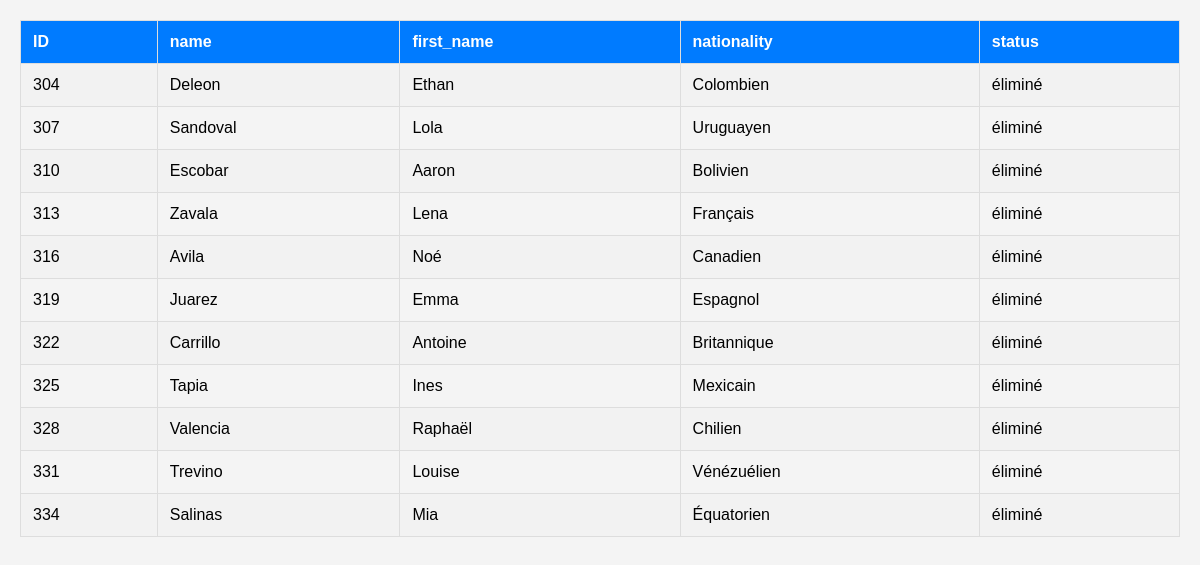
The app's page /run3.php, older data.
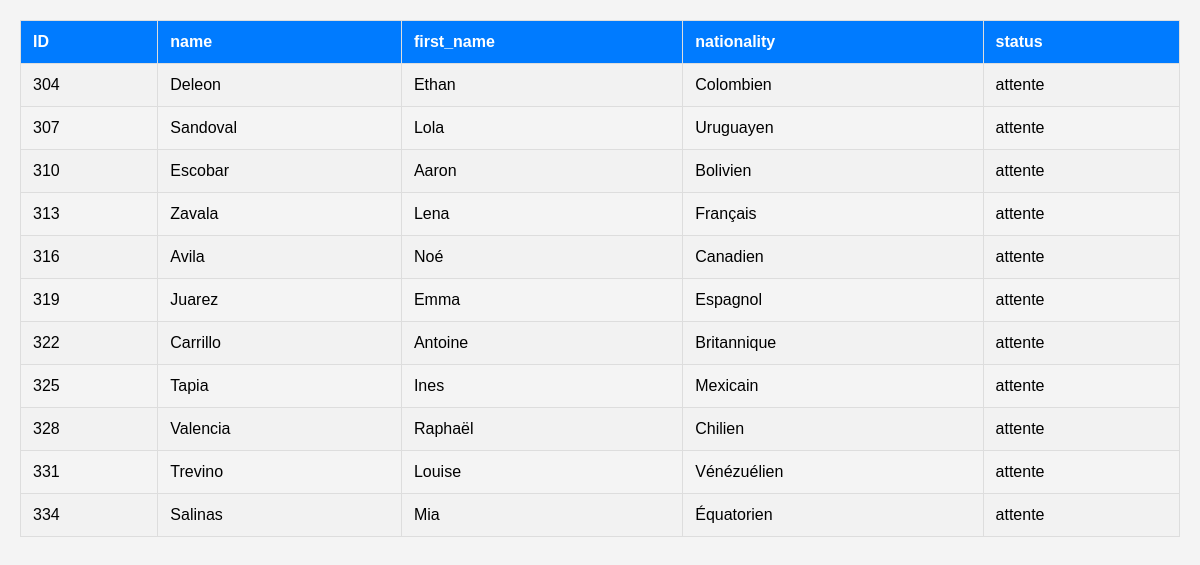
The same page, newer data.
### tables this page shows
CREATE TABLE `course_athelete` (
  `course_id` bigint(20) UNSIGNED NOT NULL,
  `athelete_id` bigint(20) UNSIGNED NOT NULL,
  `temps` double NOT NULL
);

CREATE TABLE `athelete` (
  `name` varchar(255) NOT NULL,
  `firstname` varchar(255) NOT NULL,
  `email` varchar(255) NOT NULL,
  `password` varchar(255) NOT NULL,
  `id` bigint(20) UNSIGNED NOT NULL,
  `nationality` varchar(20) NOT NULL,
  `distance` int(32) NOT NULL,
  `date_de_naissance` date DEFAULT NULL,
  `penality` varchar(255) DEFAULT NULL,
  `status` varchar(255) NOT NULL DEFAULT 'attente'
);

### run3.php (the view, shortened to what this page needs)
<!DOCTYPE html>
<html lang="en">
<head>
</head>
<body>
</body>
</html>
<?php
include("sql.php");
$conn = new mysqli($db_server, $db_user, $db_pass, $db_name);
$sql="SELECT * FROM athelete a JOIN course_athelete c ON a.id=c.athelete_id WHERE c.course_id=3;";
$result= $conn->query($sql);
if ($result->num_rows > 0) {
    echo "<table border='1'><tr><th>ID</th><th>name</th><th>first_name</th><th>nationality</th><th>status</th></tr>";
    while ($row = $result->fetch_assoc()) {
        echo "<tr>
                <td>" . htmlspecialchars($row["id"]) . "</td>
                <td>" . htmlspecialchars($row["name"]) . "</td>
                <td>" . htmlspecialchars($row["firstname"]) . "</td>
                <td>" . htmlspecialchars($row["nationality"]) . "</td>
                <td>" . htmlspecialchars($row["status"]) . "</td>
              </tr>";
    }
    echo "</table>";
} else {
    echo "Aucun athlète trouvé.";
}
?>

Row changes from the older to the newer data that the page shows:
changed through a linked row, course_athelete "Deleon": athelete.status "éliminé" → "attente"
changed through a linked row, course_athelete "Sandoval": athelete.status "éliminé" → "attente"
changed through a linked row, course_athelete "Escobar": athelete.status "éliminé" → "attente"
changed through a linked row, course_athelete "Zavala": athelete.status "éliminé" → "attente"
changed through a linked row, course_athelete "Avila": athelete.status "éliminé" → "attente"
changed through a linked row, course_athelete "Juarez": athelete.status "éliminé" → "attente"
changed through a linked row, course_athelete "Carrillo": athelete.status "éliminé" → "attente"
changed through a linked row, course_athelete "Tapia": athelete.status "éliminé" → "attente"
changed through a linked row, course_athelete "Valencia": athelete.status "éliminé" → "attente"
changed through a linked row, course_athelete "Trevino": athelete.status "éliminé" → "attente"
changed through a linked row, course_athelete "Salinas": athelete.status "éliminé" → "attente"
